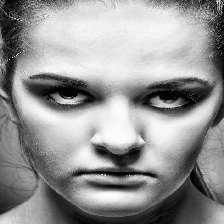
#> input picture Dataset_train/anger/30313832521_d63b8e0dcb_b_face.png, 224 x 224 px, found by its file name; its folder holds only this picture in this run
$ python gaussian-ekspresi.py
#> lines starting #> are read from the running program, lines starting #| are printed output that depends on the picture
import os
import cv2

#path split data
train_folder = r'D:\Klasifikasi-main\Klasifikasi-main\Dataset_train'
test_folder = r'D:\Klasifikasi-main\Klasifikasi-main\Dataset_testing'

# Fungsi untuk menerapkan Gaussian Filtering pada semua gambar dalam folder yang memiliki subfolder kategori
def apply_gaussian_filter(folder_path, output_folder_path, kernel_size=(5, 5)):
    # Loop melalui setiap kategori dalam folder (misalnya anger, happiness, dll.)
#> called with output_folder_path = 'gaussian_train', kernel_size = (5, 5)
    for category_folder in os.listdir(folder_path):
        category_folder_path = os.path.join(folder_path, category_folder)

        # Memastikan kategori adalah folder (bukan file)
        if os.path.isdir(category_folder_path):
            # Membuat folder output untuk kategori yang sama jika belum ada
            category_output_folder = os.path.join(output_folder_path, category_folder)
            os.makedirs(category_output_folder, exist_ok=True)

            # Iterasi semua file gambar di dalam subfolder kategori
            for image_file in os.listdir(category_folder_path):
                image_path = os.path.join(category_folder_path, image_file)

                # Memastikan file adalah gambar
                if os.path.isfile(image_path):
                    # Membaca gambar
                    image = cv2.imread(image_path)
#> image is the input picture: shape (224, 224, 3); min 1, max 255, mean 149.7

                    # Jika gambar berhasil dibaca
                    if image is not None:
                        # Menerapkan Gaussian Filtering
                        filtered_image = cv2.GaussianBlur(image, kernel_size, 0)
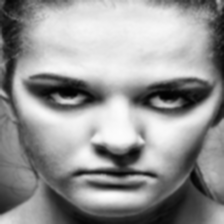
#> filtered_image: shape (224, 224, 3); min 2, max 253, mean 149.7

                        # Menyimpan gambar hasil filtering ke folder output
                        output_path = os.path.join(category_output_folder, image_file)
                        cv2.imwrite(output_path, filtered_image)
                    else:
                        print(f"Gambar {image_file} tidak bisa dibaca.")
                else:
                    print(f"{image_file} bukan file yang valid.")
#> pass 2 of the loop in apply_gaussian_filter, `for category_folder in os.listdir(folder_path):`:
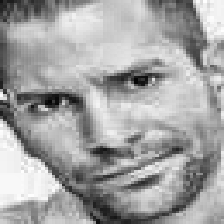
#> input picture Dataset_train/contempt/images - 2020-11-05T231423.965_face.png, 224 x 224 px, found by its file name
#> in apply_gaussian_filter, image is the input picture: shape (224, 224, 3); min 4, max 255, mean 163.4
#> in apply_gaussian_filter, `filtered_image = cv2.GaussianBlur(image, kernel_size, 0)`:
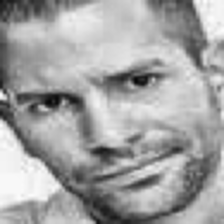
#> filtered_image: shape (224, 224, 3); min 6, max 253, mean 163.4

# Folder untuk menyimpan hasil filtering
training_output_folder = 'gaussian_train'
testing_output_folder = 'gaussian_test'

# Terapkan Gaussian Filtering pada folder *training* dan *testing*
apply_gaussian_filter(train_folder, training_output_folder)
apply_gaussian_filter(test_folder, testing_output_folder)
#> (the run stopped early here; a loop or call above may not have finished)
